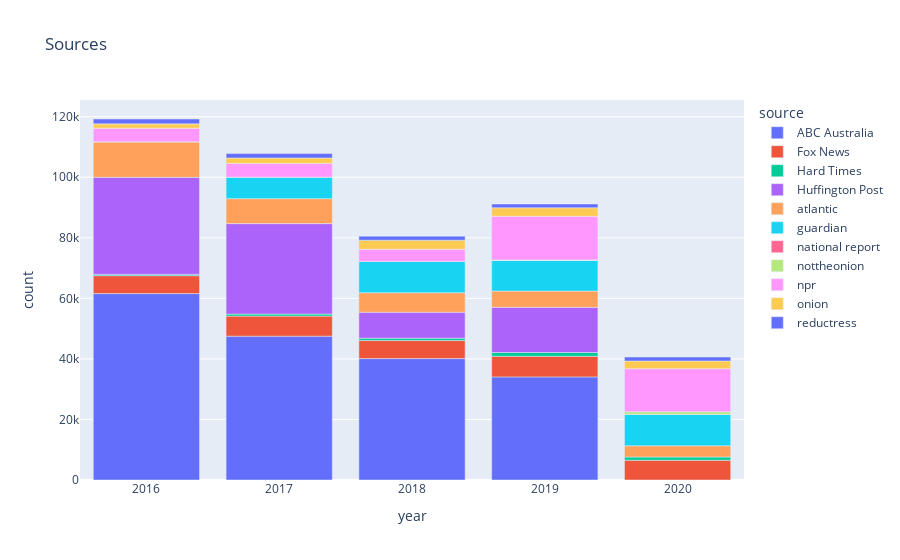

The cell this chart's notebook holds for it:
### Code cell
fig = px.bar(source_year_group, x="year", y="count", color="source", title="Sources")
fig.show()

### Figure 1 — Plotly figure (JSON) as saved in the notebook; plotly's stock layout.template omitted (floating-point values rounded to 4 significant figures)
{"data": [{"alignmentgroup": "True", "hovertemplate": "source=ABC Australia<br>year=%{x}<br>count=%{y}<extra></extra>", "legendgroup": "ABC Australia", "marker": {"color": "#636efa"}, "name": "ABC Australia", "offsetgroup": "ABC Australia", "orientation": "v", "showlegend": true, "textposition": "auto", "type": "bar", "x": [2016, 2017, 2018, 2019], "xaxis": "x", "y": [61574, 47511, 40102, 34060], "yaxis": "y"}, {"alignmentgroup": "True", "hovertemplate": "source=Fox News<br>year=%{x}<br>count=%{y}<extra></extra>", "legendgroup": "Fox News", "marker": {"color": "#EF553B"}, "name": "Fox News", "offsetgroup": "Fox News", "orientation": "v", "showlegend": true, "textposition": "auto", "type": "bar", "x": [2016, 2017, 2018, 2019, 2020], "xaxis": "x", "y": [5911, 6627, 5968, 6803, 6515], "yaxis": "y"}, {"alignmentgroup": "True", "hovertemplate": "source=Hard Times<br>year=%{x}<br>count=%{y}<extra></extra>", "legendgroup": "Hard Times", "marker": {"color": "#00cc96"}, "name": "Hard Times", "offsetgroup": "Hard Times", "orientation": "v", "showlegend": true, "textposition": "auto", "type": "bar", "x": [2016, 2017, 2018, 2019, 2020], "xaxis": "x", "y": [429, 669, 755, 1232, 1089], "yaxis": "y"}, {"alignmentgroup": "True", "hovertemplate": "source=Huffington Post<br>year=%{x}<br>count=%{y}<extra></extra>", "legendgroup": "Huffington Post", "marker": {"color": "#ab63fa"}, "name": "Huffington Post", "offsetgroup": "Huffington Post", "orientation": "v", "showlegend": true, "textposition": "auto", "type": "bar", "x": [2016, 2017, 2018, 2019], "xaxis": "x", "y": [32078, 29881, 8582, 14951], "yaxis": "y"}, {"alignmentgroup": "True", "hovertemplate": "source=atlantic<br>year=%{x}<br>count=%{y}<extra></extra>", "legendgroup": "atlantic", "marker": {"color": "#FFA15A"}, "name": "atlantic", "offsetgroup": "atlantic", "orientation": "v", "showlegend": true, "textposition": "auto", "type": "bar", "x": [2016, 2017, 2018, 2019, 2020], "xaxis": "x", "y": [11693, 8255, 6446, 5355, 3693], "yaxis": "y"}, {"alignmentgroup": "True", "hovertemplate": "source=guardian<br>year=%{x}<br>count=%{y}<extra></extra>", "legendgroup": "guardian", "marker": {"color": "#19d3f3"}, "name": "guardian", "offsetgroup": "guardian", "orientation": "v", "showlegend": true, "textposition": "auto", "type": "bar", "x": [2017, 2018, 2019, 2020], "xaxis": "x", "y": [7103, 10355, 10169, 10370], "yaxis": "y"}, {"alignmentgroup": "True", "hovertemplate": "source=national report<br>year=%{x}<br>count=%{y}<extra></extra>", "legendgroup": "national report", "marker": {"color": "#FF6692"}, "name": "national report", "offsetgroup": "national report", "orientation": "v", "showlegend": true, "textposition": "auto", "type": "bar", "x": [2016, 2017, 2018, 2019, 2020], "xaxis": "x", "y": [18, 14, 2, 2, 6], "yaxis": "y"}, {"alignmentgroup": "True", "hovertemplate": "source=nottheonion<br>year=%{x}<br>count=%{y}<extra></extra>", "legendgroup": "nottheonion", "marker": {"color": "#B6E880"}, "name": "nottheonion", "offsetgroup": "nottheonion", "orientation": "v", "showlegend": true, "textposition": "auto", "type": "bar", "x": [2019, 2020], "xaxis": "x", "y": [125, 872], "yaxis": "y"}, {"alignmentgroup": "True", "hovertemplate": "source=npr<br>year=%{x}<br>count=%{y}<extra></extra>", "legendgroup": "npr", "marker": {"color": "#FF97FF"}, "name": "npr", "offsetgroup": "npr", "orientation": "v", "showlegend": true, "textposition": "auto", "type": "bar", "x": [2016, 2017, 2018, 2019, 2020], "xaxis": "x", "y": [4502, 4513, 3999, 14412, 14213], "yaxis": "y"}, {"alignmentgroup": "True", "hovertemplate": "source=onion<br>year=%{x}<br>count=%{y}<extra></extra>", "legendgroup": "onion", "marker": {"color": "#FECB52"}, "name": "onion", "offsetgroup": "onion", "orientation": "v", "showlegend": true, "textposition": "auto", "type": "bar", "x": [2016, 2017, 2018, 2019, 2020], "xaxis": "x", "y": [1432, 1788, 2994, 2820, 2558], "yaxis": "y"}, {"alignmentgroup": "True", "hovertemplate": "source=reductress<br>year=%{x}<br>count=%{y}<extra></extra>", "legendgroup": "reductress", "marker": {"color": "#636efa"}, "name": "reductress", "offsetgroup": "reductress", "orientation": "v", "showlegend": true, "textposition": "auto", "type": "bar", "x": [2016, 2017, 2018, 2019, 2020], "xaxis": "x", "y": [1609, 1458, 1354, 1239, 1306], "yaxis": "y"}], "layout": {"barmode": "relative", "legend": {"title": {"text": "source"}, "tracegroupgap": 0}, "title": {"text": "Sources"}, "xaxis": {"anchor": "y", "domain": [0, 1], "title": {"text": "year"}}, "yaxis": {"anchor": "x", "domain": [0, 1], "title": {"text": "count"}}}}
